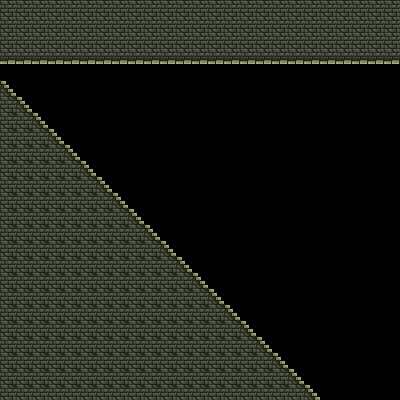

A level layout from a 2D game, rendered from its tile map. Below: a short description, then the map file with its tile-grid data intact:
An orthogonal 25x25 tile map with 16x16 px tiles, 1 tile layer (Tile Layer 1).

<map version="1.2" tiledversion="1.2.4" orientation="orthogonal" renderorder="right-down" width="25" height="25" tilewidth="16" tileheight="16" infinite="0" nextlayerid="2" nextobjectid="1">
 <tileset firstgid="1" name="forgotten-dungeon" tilewidth="16" tileheight="16" tilecount="100" columns="10">
  <image source="ForgottenDungeon.png" width="160" height="160" />
 </tileset>
 <layer id="1" name="Tile Layer 1" width="25" height="25">
  <data encoding="csv">
12,12,12,12,12,12,12,12,12,12,12,12,12,12,12,12,12,12,12,12,12,12,12,12,12,
12,12,12,12,12,12,12,12,12,12,12,12,12,12,12,12,12,12,12,12,12,12,12,12,12,
12,12,12,12,12,12,12,12,12,12,12,12,12,12,12,12,12,12,12,12,12,12,12,12,12,
22,22,22,22,22,22,22,22,22,22,22,22,22,22,22,22,22,22,22,22,22,22,22,22,22,
0,0,0,0,0,0,0,0,0,0,0,0,0,0,0,0,0,0,0,0,0,0,0,0,0,
9,0,0,0,0,0,0,0,0,0,0,0,0,0,0,0,0,0,0,0,0,0,0,0,0,
19,9,0,0,0,0,0,0,0,0,0,0,0,0,0,0,0,0,0,0,0,0,0,0,0,
19,19,9,0,0,0,0,0,0,0,0,0,0,0,0,0,0,0,0,0,0,0,0,0,0,
19,19,19,9,0,0,0,0,0,0,0,0,0,0,0,0,0,0,0,0,0,0,0,0,0,
19,19,19,19,9,0,0,0,0,0,0,0,0,0,0,0,0,0,0,0,0,0,0,0,0,
19,19,19,19,19,9,0,0,0,0,0,0,0,0,0,0,0,0,0,0,0,0,0,0,0,
19,19,19,19,19,19,9,0,0,0,0,0,0,0,0,0,0,0,0,0,0,0,0,0,0,
19,19,19,19,19,19,19,9,0,0,0,0,0,0,0,0,0,0,0,0,0,0,0,0,0,
19,19,19,19,19,19,19,19,9,0,0,0,0,0,0,0,0,0,0,0,0,0,0,0,0,
19,19,19,19,19,19,19,19,19,9,0,0,0,0,0,0,0,0,0,0,0,0,0,0,0,
19,19,19,19,19,19,19,19,19,19,9,0,0,0,0,0,0,0,0,0,0,0,0,0,0,
19,19,19,19,19,19,19,19,19,19,19,9,0,0,0,0,0,0,0,0,0,0,0,0,0,
19,19,19,19,19,19,19,19,19,19,19,19,9,0,0,0,0,0,0,0,0,0,0,0,0,
19,19,19,19,19,19,19,19,19,19,19,19,19,9,0,0,0,0,0,0,0,0,0,0,0,
19,19,19,19,19,19,19,19,19,19,19,19,19,19,9,0,0,0,0,0,0,0,0,0,0,
19,19,19,19,19,19,19,19,19,19,19,19,19,19,19,9,0,0,0,0,0,0,0,0,0,
19,19,19,19,19,19,19,19,19,19,19,19,19,19,19,19,9,0,0,0,0,0,0,0,0,
19,19,19,19,19,19,19,19,19,19,19,19,19,19,19,19,19,9,0,0,0,0,0,0,0,
19,19,19,19,19,19,19,19,19,19,19,19,19,19,19,19,19,19,9,0,0,0,0,0,0,
19,19,19,19,19,19,19,19,19,19,19,19,19,19,19,19,19,19,19,9,0,0,0,0,0
</data>
 </layer>
</map>